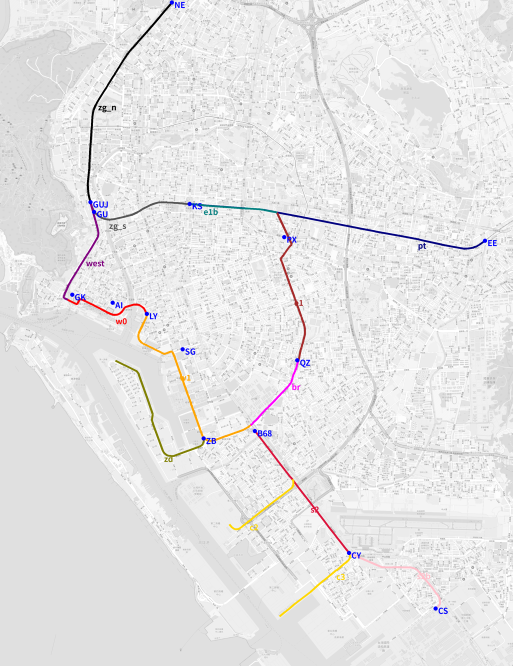
#> input picture pipeline/chk.png, 1025 x 1332 px (shown at 1/2 size)
$ python povl.py chk.png gap.png 5 1.0 1.0 1.0
#> lines starting #> are read from the running program, lines starting #| are printed output that depends on the picture
import json,math,sys
from PIL import Image,ImageDraw
src,out,Z,W,N=sys.argv[1],sys.argv[2],int(sys.argv[3]),float(sys.argv[4]),float(sys.argv[5]);s=float(sys.argv[6]) if len(sys.argv)>6 else 1
def xy(lon,lat):
    n=2**Z;return (lon+180)/360*n*256,(1-math.asinh(math.tan(math.radians(lat)))/math.pi)/2*n*256
ox,oy=xy(W,N);P=lambda la,lo:((xy(lo,la)[0]-ox)*s,(xy(lo,la)[1]-oy)*s)
im=Image.open(src).convert('RGB');im=im.resize((int(im.width*s),int(im.height*s)));d=ImageDraw.Draw(im,'RGBA')
#> further down, im is the input picture: PIL image 1025x1332 RGB; mean R, G, B 230.2, 229.4, 229.8
G=json.load(open('geo_v13.json'))
#> (reads pipeline/geo_v13.json from the repository)
for k,v in G['seg'].items():
  if not k.startswith('lr'):d.line([P(*p) for p in v],fill=(255,0,255,150),width=3)
cols={'裏岸壁線':(0,160,255,170),'中岸壁線':(0,200,80,170)}
for k,parts in G['extra'].items():
  for v in parts:d.line([P(*p) for p in v],fill=cols.get(k,(255,140,0,170)),width=3)
for x in range(0,im.width,100):d.text((x,2),str(int(x/s)),fill=(255,0,0))
for y in range(0,im.height,100):d.text((2,y),str(int(y/s)),fill=(255,0,0))
im.save(out)
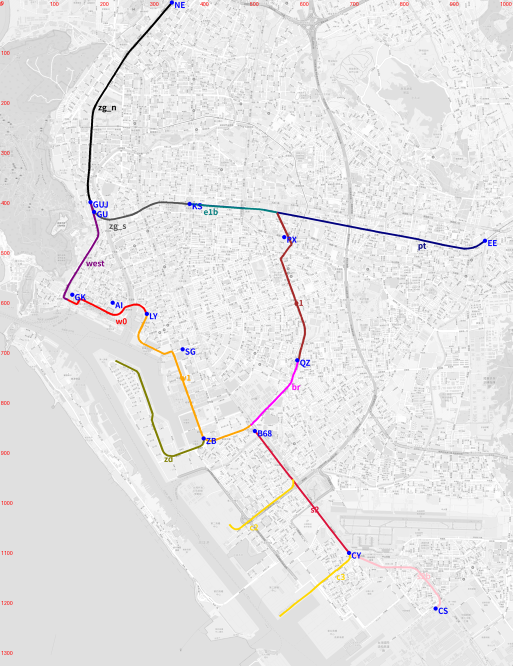
#> saved as gap.png: PIL image 1025x1332 RGB (shown at 1/2 size); mean R, G, B 230.2, 229.2, 229.6
